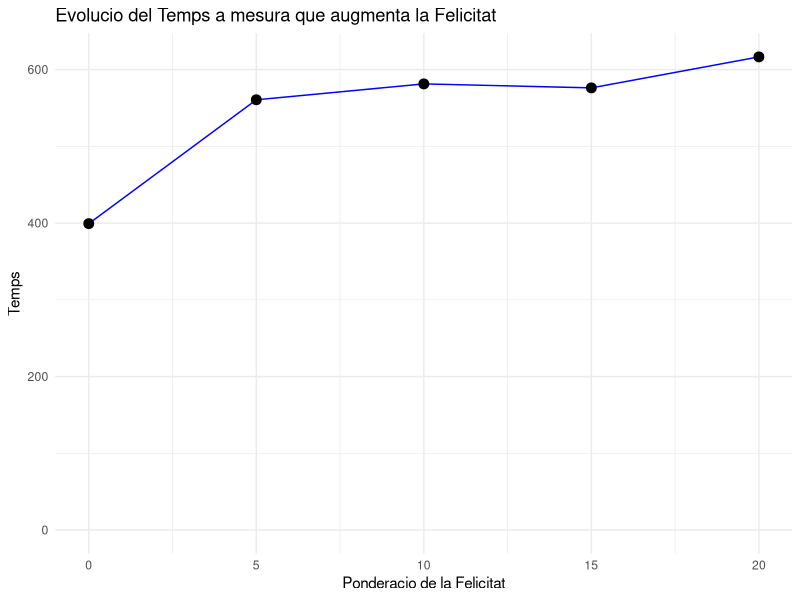

R code for this plot:
# Càrrega de les biblioteques necessàries
library(ggplot2)

# Noves dades
data <- data.frame(
  Felicitat_0 = c(647, 427, 594, 456, 358, 201, 350, 161, 364, 435),
  Felicitat_5 = c(785, 748, 492, 554, 740, 413, 560, 429, 435, 451),
  Felicitat_10 = c(925, 615, 410, 742, 648, 476, 548, 443, 484, 523),
  Felicitat_15 = c(668, 695, 409, 514, 701, 643, 713, 424, 479, 516),
  Felicitat_20 = c(525, 736, 599, 837, 662, 602, 773, 491, 464, 477)
)

# Crear un dataframe llarg per a graficar
data_long <- data.frame(
  Felicitat = c(0, 5, 10, 15, 20),
  Preu = colMeans(data)
)

# Crear el gràfic amb totes les dades
ggplot(data_long, aes(x = Felicitat, y = Preu)) +
  geom_line(color = "blue") +
  geom_point(size = 3, color = "black") +
  labs(title = "Evolucio del Temps a mesura que augmenta la Felicitat",
       x = "Ponderacio de la Felicitat",
       y = "Temps") +
  scale_y_continuous(limits = c(0, NA)) +  # Ajustar el límit inferior de l'eix Y a 0
  theme_minimal()
